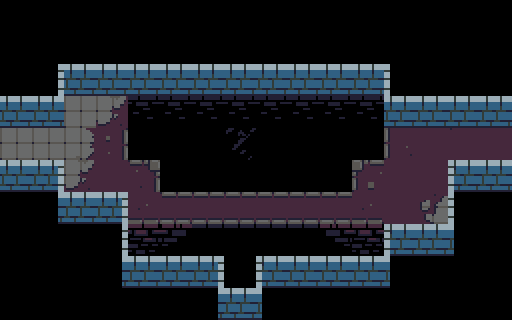

Rendered tile map (Tiled .tmx) drawn with the repository's tilesets; below, a short description and the full map source, tile grids included:
An orthogonal 16x10 tile map with 32x32 px tiles, 4 tile layers (walls, ground, death, guff) and 4 objects (2x connection, arrowSource, dialog).

<map version="1.0" tiledversion="1.0.3" orientation="orthogonal" renderorder="right-down" width="16" height="10" tilewidth="32" tileheight="32" nextobjectid="16">
 <properties>
  <property name="number" value="5" />
 </properties>
 <tileset firstgid="1" source="tower-tileset.tsx" />
 <layer name="walls" width="16" height="10">
  <data encoding="csv">
0,0,0,0,0,0,0,0,0,0,0,0,0,0,0,0,
0,0,0,0,0,0,0,0,0,0,0,0,0,0,0,0,
0,14,12,12,12,12,12,12,12,12,12,12,15,0,0,0,
12,12,0,0,0,0,0,0,0,0,0,0,12,12,12,12,
72,0,0,0,0,0,0,0,0,0,0,0,0,0,0,2,
12,23,0,0,0,0,0,0,0,0,0,0,0,0,22,12,
0,24,12,23,0,0,0,0,0,0,0,0,0,0,15,0,
0,0,0,14,0,0,0,0,0,0,0,0,22,12,21,0,
0,0,0,24,12,12,23,0,22,12,12,12,21,0,0,0,
0,0,0,0,0,0,24,12,21,0,0,0,0,0,0,0
</data>
 </layer>
 <layer name="ground" width="16" height="10">
  <data encoding="csv">
0,0,0,0,0,0,0,0,0,0,0,0,0,0,0,0,
0,0,0,0,0,0,0,0,0,0,0,0,0,0,0,0,
0,0,0,0,0,0,0,0,0,0,0,0,0,0,0,0,
0,0,72,83,0,0,0,0,0,0,0,0,0,0,0,0,
72,72,73,56,0,0,0,0,0,0,0,0,54,2,55,0,
0,0,83,2,46,0,0,0,0,0,0,44,2,2,0,0,
0,0,0,0,65,57,57,57,57,57,57,65,2,61,0,0,
0,0,0,0,0,0,0,0,0,0,0,0,0,0,0,0,
0,0,0,0,0,0,0,0,0,0,0,0,0,0,0,0,
0,0,0,0,0,0,0,0,0,0,0,0,0,0,0,0
</data>
 </layer>
 <layer name="death" width="16" height="10">
  <data encoding="csv">
0,0,0,0,0,0,0,0,0,0,0,0,0,0,0,0,
0,0,0,0,0,0,0,0,0,0,0,0,0,0,0,0,
0,0,0,0,0,0,0,0,0,0,0,0,0,0,0,0,
0,0,0,0,89,89,89,89,89,89,89,89,0,0,0,0,
0,0,0,0,4,4,4,4,4,4,4,4,0,0,0,0,
0,0,0,0,0,4,4,4,4,4,4,0,0,0,0,0,
0,0,0,0,0,0,0,0,0,0,0,0,0,0,0,0,
0,0,0,0,79,80,75,75,75,75,78,79,0,0,0,0,
0,0,0,0,0,0,0,4,0,0,0,0,0,0,0,0,
0,0,0,0,0,0,0,0,0,0,0,0,0,0,0,0
</data>
 </layer>
 <layer name="guff" width="16" height="10">
  <data encoding="csv">
0,0,0,0,0,0,0,0,0,0,0,0,0,0,0,0,
0,0,0,0,0,0,0,0,0,0,0,0,0,0,0,0,
0,0,0,0,0,0,0,0,0,0,0,0,0,0,0,0,
0,0,0,0,0,0,0,0,0,0,0,0,0,0,0,0,
0,0,0,0,0,0,0,93,0,0,0,0,0,0,0,0,
0,0,0,0,0,0,0,0,0,0,0,0,0,0,0,0,
0,0,0,0,0,0,0,0,0,0,0,0,0,0,0,0,
0,0,0,0,0,0,0,0,0,0,0,0,0,0,0,0,
0,0,0,0,0,0,0,0,0,0,0,0,0,0,0,0,
0,0,0,0,0,0,0,0,0,0,0,0,0,0,0,0
</data>
 </layer>
 <objectgroup name="objects">
  <object id="9" name="05" type="connection" x="32" y="128" width="32" height="32">
   <properties>
    <property name="dir" value="right" />
    <property name="to" value="04" />
   </properties>
  </object>
  <object id="10" name="06" type="connection" x="448" y="128" width="32" height="32">
   <properties>
    <property name="dir" value="left" />
    <property name="to" value="07" />
   </properties>
  </object>
  <object id="13" type="arrowSource" x="224" y="64" width="32" height="32">
   <properties>
    <property name="delay" value="2.0" />
    <property name="offset" value="0.5" />
    <property name="xdir" value="0" />
    <property name="ydir" value="-1" />
   </properties>
  </object>
  <object id="15" name="3" type="dialog" x="320" y="192" width="32" height="32" />
 </objectgroup>
</map>
